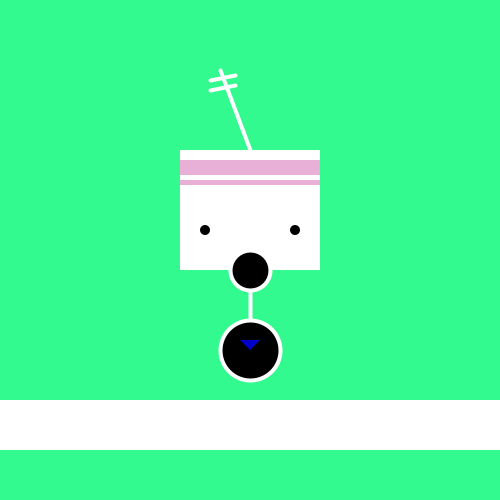
Frame 1 (no input)
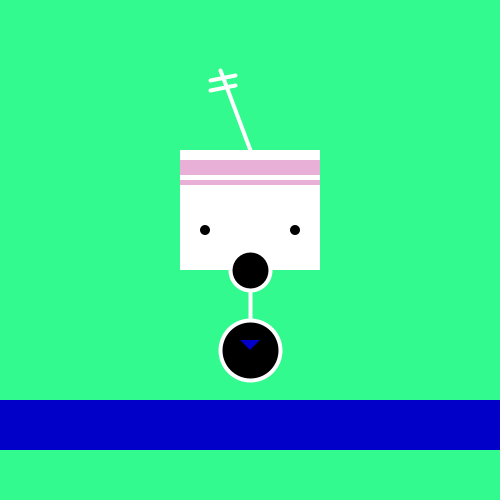
Frame 60 (the mouse pressed at the canvas centre just before this capture)
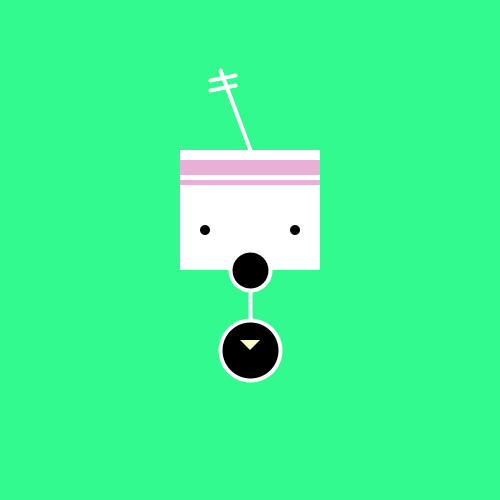
Frame 120 (the mouse held since frame 60 and released just before this capture)

The Processing sketch that drew these frames (run headless with seeded random() and noise(); from frame 60 on, the mouse is pressed at the canvas centre):

// Processing sketch: processing_56026
// ── processing_56026.pde

int x=180;
int y=150;
int w=140;
int h=120;


void setup(){
size(500,500);
smooth();
noStroke();

}

void draw(){
   background(50,250,142);
  
 if(mousePressed){
  fill(188,239,229);
  }else{  
rect(0,400,500,50);
}
  
noStroke();
 if (keyPressed && (key == CODED)) {  // If it’s a coded key
    if (keyCode == LEFT) {
      x--;
    } else if (keyCode == RIGHT) {
      x++;
    }  else if(keyCode == UP){
      y--;
    } else if(keyCode == DOWN){
      y++;
  } }

//head
fill (255);
rect(x,y,w,h);
fill(232,176,215);
rect(x,y+10,w,15);
rect(x,y+30,w,5);

//eyes
fill(0);
ellipse(x+25,y+80,10,10);
ellipse(x+(w-25),y+80,10,10);

// anntenne
stroke(255);
strokeWeight(4);
line(x+40,y-80,x+(w/2),y);
line(x+30,y-70,x+55,y-75);
line(x+30,y-60,x+55,y-65);
line(x+(w/2),y+h,x+(w/2),y+170);
ellipse(x+w/2,y+120,40,40);

//body
ellipse(x+w/2,y+200,60,60);
noStroke();
fill(mouseX,mouseY,200);
triangle(x+w/2-10,y+190,x+w/2+10,y+190,x+w/2,y+200);

}
